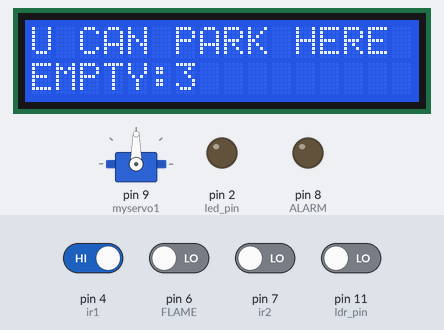
The sketch below on a simulated Arduino Uno, built with avr-gcc and run on an emulated ATmega328P. Parts: 16×2 character LCD, servo, output pins drawn as LEDs (lit = HIGH). The inputs (shaded band) are chosen by the test bench; at power-on: pin 4 (ir1) HIGH, pin 6 (FLAME), pin 7 (ir2), pin 11 (ldr_pin) LOW.

Above: at 2.3 s.
2.4 s: pin 4 (ir1) driven LOW
At 4.2 s:
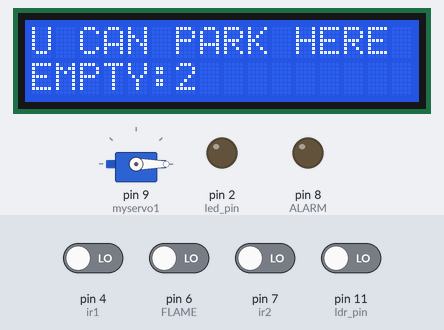
4.4 s: pin 6 (FLAME) driven HIGH
At 5.2 s:
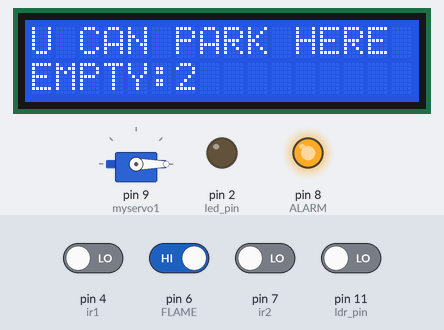
5.9 s: pin 11 (ldr_pin) driven HIGH
At 6.3 s:
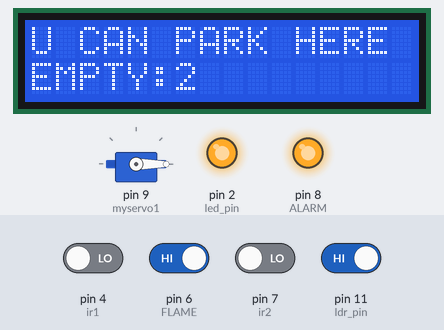
7.4 s: pin 6 (FLAME) driven LOW
At 8.6 s:
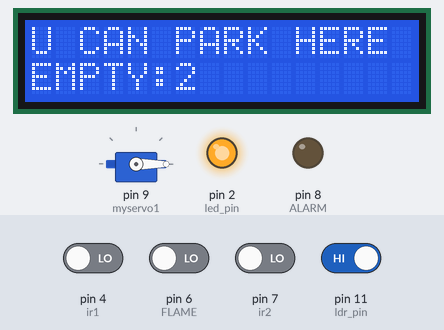
8.9 s: pin 11 (ldr_pin) driven LOW
At 9.8 s:
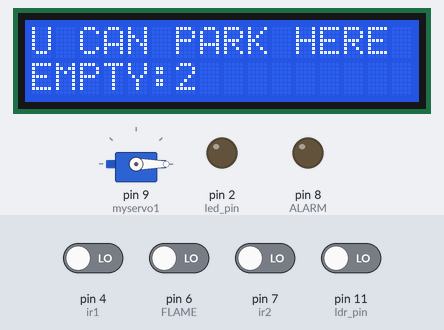
10.4 s: pin 4 (ir1) driven HIGH and pin 6 (FLAME) driven HIGH and pin 7 (ir2) driven HIGH and pin 11 (ldr_pin) driven HIGH
At 12.2 s:
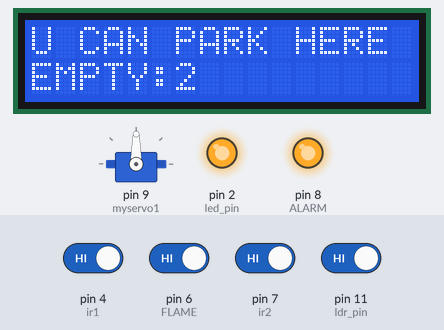
Timing chart, 0 to 13.4 s (numbered marks = the images above; inputs shaded):
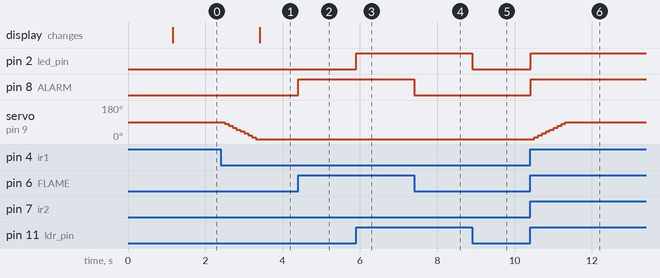

Measured:
- after the input at 2.4 s, servo on pin 9 (myservo1): moves from 90° to 0° over 0.80 s, starting after 0.11 s; the display: changes after 1.0 s (image 1)
- after the input at 4.4 s, pin 8 (ALARM): LOW → HIGH at once
- after the input at 5.9 s, pin 2 (led_pin): LOW → HIGH at once
- after the input at 7.4 s, pin 8 (ALARM): HIGH → LOW at once
- after the input at 8.9 s, pin 2 (led_pin): HIGH → LOW at once
- after the input at 10.4 s, pin 2 (led_pin), pin 8 (ALARM): LOW → HIGH at once; servo on pin 9 (myservo1): moves from 0° to 90° over 0.80 s, starting after 0.11 s

The sketch:

sketch_may1a_copy_20240816120311.ino
```cpp
#include <LiquidCrystal_I2C.h>


#include <Servo.h>
Servo myservo1;
LiquidCrystal_I2C lcd(0x27, 16, 2);
#define ir1 4
#define ir2 7
#define FLAME 6
#define ALARM 8
int room = 3;
int old1 = 1;
int old2 = 1;
int old3 = 1;
int old4 = 1;

int i;
unsigned long Time;
unsigned long Time2;
unsigned long Time3;
unsigned long Time4;
int ldr_pin = 11;
int led_pin = 2;
int led =3;
void setup() {lcd.init();
  // put your setup clcd.init();
lcd.backlight();
 pinMode(ir1, INPUT);
  pinMode(ir2, INPUT);
  myservo1.attach(9);
  pinMode(ldr_pin,INPUT);
  pinMode(led_pin,OUTPUT);
  pinMode(FLAME, INPUT);
  pinMode(ALARM, OUTPUT);
lcd.begin(16,2);
lcd.print("car parking");
delay(1000);
lcd.clear();
lcd.setCursor(0,1);
lcd.print("EMPTY:");
lcd.setCursor(6,1);
   lcd.print(room);
   }

void loop() {


  int fire = digitalRead(FLAME);// read FLAME sensor


  if( fire == HIGH)
  {
    digitalWrite(ALARM,HIGH);// set the buzzer ON
  }else{
    digitalWrite(ALARM,LOW); // Set the buzzer OFF
    // Flame sensor code for Robojax.com

  }


 if (digitalRead(ir1) == 0 && old1 == 1&&old2==1&& room>0)
  {
       for(i=90;i>=0;i=i-10){
  myservo1.write(i);

      delay(100);
    old1=0;
    old3=0;}Time=millis();}
if((millis()-Time)>3000&&digitalRead(ir2)==1&&digitalRead(ir1)==1&& i==-10&&old2==1){


  for(i=0;i<=90;i=i+10){
    myservo1.write(i);
    delay(100);
    old1=1;
    old2=1;}}
/*while(digitalRead(ir1) == 0 ){digitalRead(ir1);
int fire = digitalRead(FLAME);// read FLAME sensor


  if( fire == HIGH)
  {
    digitalWrite(ALARM,HIGH);// set the buzzer ON

  }else{
    digitalWrite(ALARM,LOW); // Set the buzzer OFF

    // Flame sensor code for Robojax.com

  }if( digitalRead( ldr_pin ) == 1){
      digitalWrite( led_pin,HIGH);
   }
   else{
      digitalWrite( led_pin , LOW);
   }}*/

 if(digitalRead(ir2)==0&&old1==0&& room>0&&old3==0)
 {old3=1;
  room = room - 1;lcd.setCursor(6,1);
   lcd.print(room);

   Time3=millis();
   if(millis()-Time3>3000)

  { for(i=0;i<=90;i=i+10){
  myservo1.write(i);
   delay(100);}
old1=1;
   }

   while(digitalRead(ir2) == 0 ){digitalRead(ir2);
   int fire = digitalRead(FLAME);// read FLAME sensor


  if( fire == HIGH)
  {
    digitalWrite(ALARM,HIGH);// set the buzzer ON

  }else{
    digitalWrite(ALARM,LOW); // Set the buzzer OFF

    // Flame sensor code for Robojax.com

  }
  if( digitalRead( ldr_pin ) == 1){
      digitalWrite( led_pin,HIGH);
      digitalWrite(led,HIGH);
   }
   else{
      digitalWrite( led_pin , LOW);
      digitalWrite(led,LOW);
   }}

   }
   if (digitalRead(ir2) == 0 && old2 == 1&&old1==1&& room<3)
  {
      for(i=90;i>=0;i=i-10){
  myservo1.write(i);
      delay(100);
    }old2=0;old4=0;Time2=millis();}if((millis()-Time2)>3000&&digitalRead(ir2)==1&&digitalRead(ir1)==1&& i==-10&&old1==1){


  for(i=0;i<=90;i=i+10){
    myservo1.write(i);
    delay(100);
    old1=1;
    old2=1;}}
/*while(digitalRead(ir2) == 0 ){digitalRead(ir2);
int fire = digitalRead(FLAME);// read FLAME sensor


  if( fire == HIGH)
  {
    digitalWrite(ALARM,HIGH);// set the buzzer ON

  }else{
    digitalWrite(ALARM,LOW); // Set the buzzer OFF

    // Flame sensor code for Robojax.com

  }
  if( digitalRead( ldr_pin ) == 1){
      digitalWrite( led_pin,HIGH);
   }
   else{
      digitalWrite( led_pin , LOW);
   }}
 } */


 if(digitalRead(ir1)==0&&old2==0&&old4==0&& room<3)
 {old4=1;
  room = room + 1;
   lcd.setCursor(6,1);
   lcd.print(room);
   Time4=millis();
   if(millis()-Time4>3000)
  { for(i=0;i<=90;i=i+10){
  myservo1.write(i);
   delay(100);}
   old2=1;}
   while(digitalRead(ir1) == 0 ){digitalRead(ir1);
   int fire = digitalRead(FLAME);// read FLAME sensor


  if( fire == HIGH)
  {
    digitalWrite(ALARM,HIGH);// set the buzzer ON
  }else{
    digitalWrite(ALARM,LOW); // Set the buzzer OFF

    // Flame sensor code for Robojax.com

  }if( digitalRead( ldr_pin ) == 1){
      digitalWrite( led_pin,HIGH);
      digitalWrite(led,HIGH);
   }
   else{
      digitalWrite( led_pin , LOW);
      digitalWrite(led,LOW);
   }}}
  if(room==0){lcd.setCursor(0,0);
    lcd.print("ALL ARE FULL!!!");}
    else{lcd.setCursor(0,0);
    lcd.print("U CAN PARK HERE");
    }

if( digitalRead( ldr_pin ) == 1){
      digitalWrite( led_pin,HIGH);
      digitalWrite(led,HIGH);
   }
   else{
      digitalWrite( led_pin , LOW);
      digitalWrite(led,LOW);
   }

}
```
